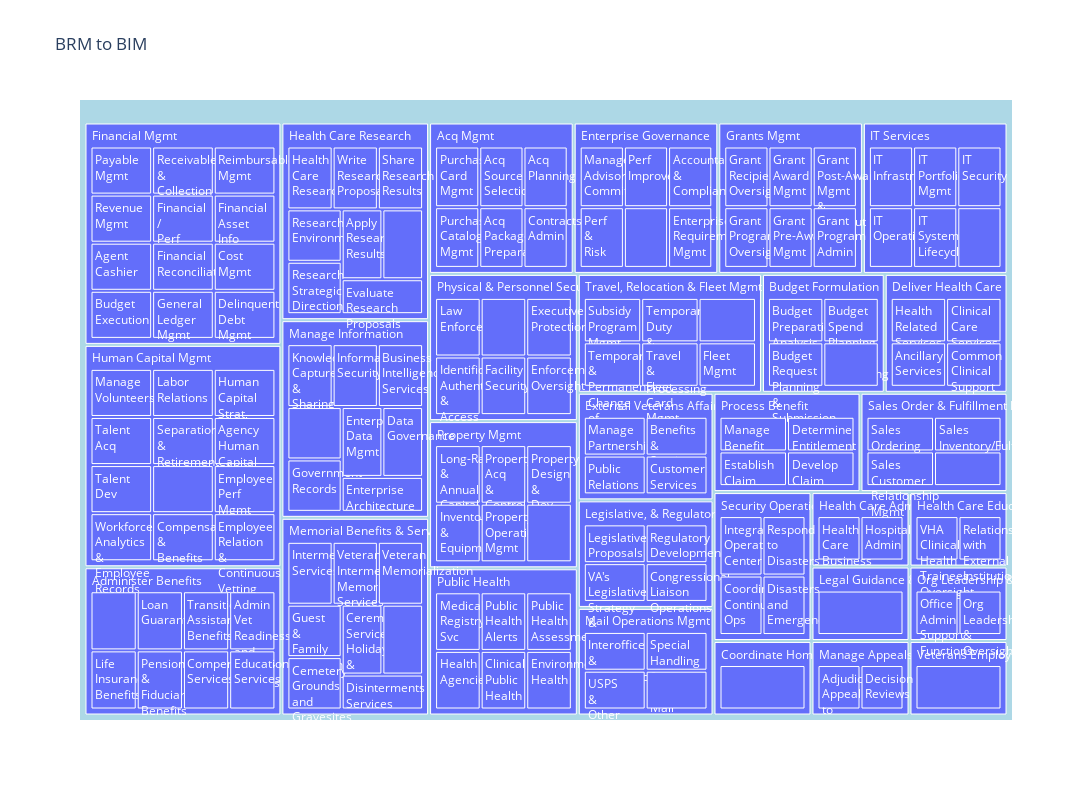

The code cell stored with this chart in its notebook:
### Code cell
#sorting has no effect on where the boxes go - I think it's alphabetical?

fig=px.treemap(relationshipDf,path=['Parent','Name'],values='value',title ='BRM to BIM',color='Color',color_discrete_map=colorDict)
fig.update_traces(root_color='lightblue')
#fig.update_layout(treemapcolorway=['blue'])
fig.update_layout(uniformtext=dict(minsize=12, mode='show'))
fig.update_layout(autosize=False,width=1650,height=800)

# to export use the line below. Scale = resolution. if <1 it decreases dimensonality. >1 increases
#fig.write_image('figure.png', scale=2)
 
fig.show()

fig.write_html('test.html')

### Figure 1 — Plotly figure (JSON) as saved in the notebook; plotly's stock layout.template omitted (floating-point values rounded to 4 significant figures; data arrays with more than 128 entries replaced by an {"elided": "..."} marker saying what was removed)
{"data": [{"branchvalues": "total", "customdata": {"elided": "176x1 str values"}, "domain": {"x": [0, 1], "y": [0, 1]}, "hovertemplate": "labels=%{label}<br>value=%{value}<br>parent=%{parent}<br>id=%{id}<br>Color=%{customdata[0]}<extra></extra>", "ids": {"elided": "176 str values"}, "labels": {"elided": "176 str values"}, "marker": {"colors": {"elided": "176 str values"}}, "name": "", "parents": {"elided": "176 str values"}, "root": {"color": "lightblue"}, "type": "treemap", "values": {"elided": "176 int values"}}], "layout": {"autosize": false, "height": 800, "legend": {"tracegroupgap": 0}, "title": {"text": "BRM to BIM"}, "uniformtext": {"minsize": 12, "mode": "show"}, "width": 1650}}
